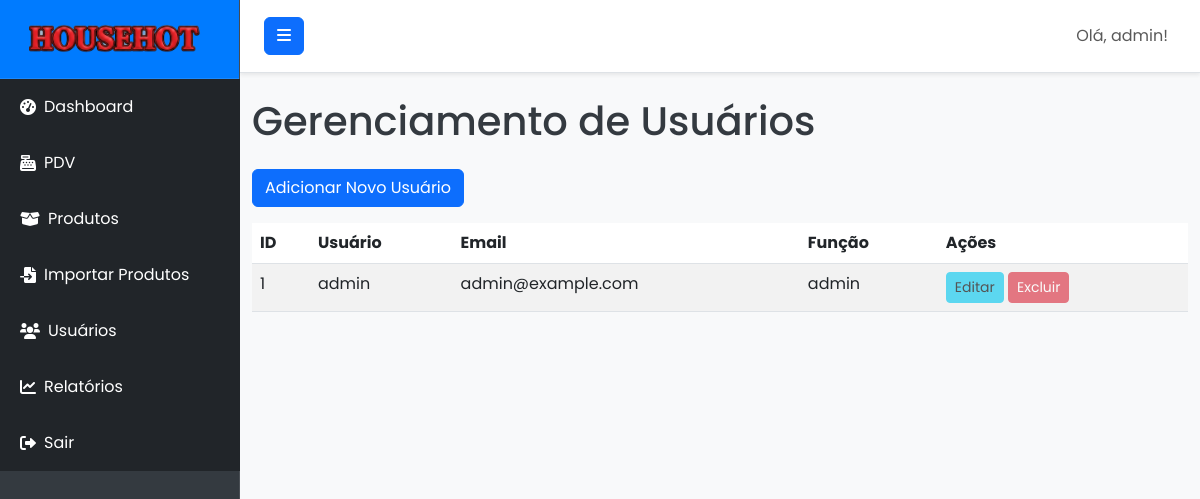
Screenshot of /users (signed in) with the database file from the repository.
### models.py (models this page shows, shortened)
class User(db.Model, UserMixin):
    id = db.Column(db.Integer, primary_key=True)
    username = db.Column(db.String(64), unique=True, nullable=False)
    email = db.Column(db.String(120), unique=True, nullable=False)
    password_hash = db.Column(db.String(128))
    role = db.Column(db.String(20), default='user') # 'admin' ou 'user'
    sales = db.relationship('Sale', backref='user', lazy=True) # Relacionamento com vendas
    def is_admin(self):
        return self.role == 'admin'

### routes.py (the view)
@main_bp.route('/users')
@admin_required
def users():
    users = User.query.all()
    return render_template('users.html', users=users)

### app.py (called while the page is built)
def create_app():
    app = Flask(__name__, instance_relative_config=True)
    app.config.from_object('config.Config')
    try:
        app.config.from_pyfile('config.py')
    except FileNotFoundError:
        pass
    db.init_app(app)
    login_manager.init_app(app)
    migrate.init_app(app, db) # Inicializa Flask-Migrate com o app e o db
    login_manager.login_view = 'main.login'
    login_manager.login_message_category = 'info'
    login_manager.login_message = 'Por favor, faça login para acessar esta página.'
    @login_manager.user_loader
    def load_user(user_id):
        return User.query.get(int(user_id))
    app.register_blueprint(main_bp)
    return app

### routes.py (called while the page is built)
def admin_required(f):
    @wraps(f)
    @login_required
    def decorated_function(*args, **kwargs):
        if not current_user.is_admin():
            flash('Você não tem permissão para acessar esta página.', 'danger')
            return redirect(url_for('main.dashboard'))
        return f(*args, **kwargs)
    return decorated_function

### templates/users.html (shortened to what this page needs)
    {% extends "base.html" %}
    {% block content %}
    <h1 class="mb-4">Gerenciamento de Usuários</h1>
    <a href="{{ url_for('main.add_user') }}" class="btn btn-primary mb-3">Adicionar Novo Usuário</a>
    <table class="table table-striped table-hover">
        <thead>
            <tr>
                <th>ID</th>
                <th>Usuário</th>
                <th>Email</th>
                <th>Função</th>
                <th>Ações</th>
            </tr>
        </thead>
        <tbody>
            {% for user in users %}
            <tr>
                <td>{{ user.id }}</td>
                <td>{{ user.username }}</td>
                <td>{{ user.email }}</td>
                <td>{{ user.role }}</td>
                <td>
                    <a href="#" class="btn btn-sm btn-info disabled">Editar</a>
                    <button class="btn btn-sm btn-danger disabled">Excluir</button>
                </td>
            </tr>
            {% else %}
            <tr>
                <td colspan="5" class="text-center">Nenhum usuário cadastrado.</td>
            </tr>
            {% endfor %}
        </tbody>
    </table>
    {% endblock %}

### templates/base.html (shortened to what this page needs)
<!DOCTYPE html>
<html lang="pt-br">
<head>
    <link href="https://cdn.jsdelivr.net/npm/bootstrap@5.3.0/dist/css/bootstrap.min.css" rel="stylesheet">
    <link rel="stylesheet" href="https://cdnjs.cloudflare.com/ajax/libs/font-awesome/6.0.0-beta3/css/all.min.css">
    <link rel="stylesheet" href="{{ url_for('static', filename='css/style.css') }}">
</head>
<body>
    <div class="d-flex" id="wrapper">
        <div class="bg-dark border-right" id="sidebar-wrapper">
            <div class="sidebar-heading text-white text-center py-4 fs-4 fw-bold">
                <img src="{{ url_for('static', filename='img/logo.png') }}" alt="Logo" class="me-2" style="height: 30px;">
            </div>
            <div class="list-group list-group-flush">
                <a href="{{ url_for('main.dashboard') }}" class="list-group-item list-group-item-action bg-dark text-white">
                    <i class="fas fa-tachometer-alt me-2"></i> Dashboard
                </a>
                <a href="{{ url_for('main.pdv') }}" class="list-group-item list-group-item-action bg-dark text-white">
                    <i class="fas fa-cash-register me-2"></i> PDV
                </a>
                {% if current_user.is_authenticated and current_user.is_admin() %}
                <a href="{{ url_for('main.products') }}" class="list-group-item list-group-item-action bg-dark text-white">
                    <i class="fas fa-box-open me-2"></i> Produtos
                </a>
                <a href="{{ url_for('main.import_products') }}" class="list-group-item list-group-item-action bg-dark text-white">
                    <i class="fas fa-file-import me-2"></i> Importar Produtos
                </a>
                <a href="{{ url_for('main.users') }}" class="list-group-item list-group-item-action bg-dark text-white">
                    <i class="fas fa-users me-2"></i> Usuários
                </a>
                <a href="{{ url_for('main.reports') }}" class="list-group-item list-group-item-action bg-dark text-white">
                    <i class="fas fa-chart-line me-2"></i> Relatórios
                </a>
                {% endif %}
                <a href="{{ url_for('main.logout') }}" class="list-group-item list-group-item-action bg-dark text-white">
                    <i class="fas fa-sign-out-alt me-2"></i> Sair
                </a>
            </div>
        </div>
        <div id="page-content-wrapper">
            <nav class="navbar navbar-expand-lg navbar-light bg-light border-bottom">
                <button class="btn btn-primary" id="menu-toggle">
                    <i class="fas fa-bars"></i>
                </button>
                <div class="collapse navbar-collapse" id="navbarSupportedContent">
                    <ul class="navbar-nav ms-auto mt-2 mt-lg-0">
                        <li class="nav-item active">
                            <a class="nav-link" href="#">Olá, {{ current_user.username }}!</a>
                        </li>
                    </ul>
                </div>
            </nav>
            <div class="container-fluid py-4">
                {% block content %}{% endblock %}
            </div>
        </div>
    </div>
</body>
</html>

### static/css/style.css (style rules this page uses)
:root { --primary-color: #007bff; --secondary-color: #28a745; --info-color: #17a2b8; --warning-color: #ffc107; --danger-color: #dc3545; --background-light: #f8f9fa; --text-dark: #343a40; --text-light: #ffffff; --sidebar-bg: #343a40; --sidebar-link-hover: #0056b3; --sidebar-header-bg: var(--primary-color); --navbar-bg: #ffffff; --navbar-border-bottom: #e0e0e0; --card-bg: #ffffff; --card-shadow: 0 0.125rem 0.25rem rgba(0, 0, 0, 0.075); --login-bg-gradient-start: #007bff; --login-bg-gradient-end: #0056b3; --login-card-bg: rgba(255, 255, 255, 0.95); --login-card-shadow: 0 10px 25px rgba(0, 0, 0, 0.2); }
body { font-family: 'Poppins', sans-serif; background-color: var(--background-light); color: var(--text-dark); overflow-x: hidden; margin: 0; }
#wrapper { display: flex; width: 100%; align-items: stretch; }
#sidebar-wrapper { min-height: 100vh; width: 15rem; margin-left: 0; transition: margin .25s ease-out; background-color: var(--sidebar-bg) !important; border-right: 1px solid rgba(255, 255, 255, 0.1); flex-shrink: 0; }
#sidebar-wrapper .sidebar-heading { padding: 1.5rem 1.25rem; font-size: 1.2rem; color: var(--text-light); background-color: var(--sidebar-header-bg); border-bottom: 1px solid rgba(255, 255, 255, 0.1); display: flex; align-items: center; justify-content: center; }
#sidebar-wrapper .sidebar-heading img { height: 30px; margin-right: 10px; }
#sidebar-wrapper .list-group { width: 15rem; }
#sidebar-wrapper .list-group-item { border: none; padding: 1rem 1.25rem; color: rgba(255, 255, 255, 0.7); background-color: transparent; transition: background-color 0.3s ease, color 0.3s ease; display: flex; align-items: center; text-decoration: none; }
#sidebar-wrapper .list-group-item i { margin-right: 10px; }
#page-content-wrapper { width: 100%; min-width: 0; background-color: var(--background-light); }
.navbar { padding: 1rem 1.5rem; background-color: var(--navbar-bg) !important; border-bottom: 1px solid var(--navbar-border-bottom); box-shadow: var(--card-shadow); }

### rows the page displays
User: username "admin", id "1", email "admin@example.com", role "admin"
